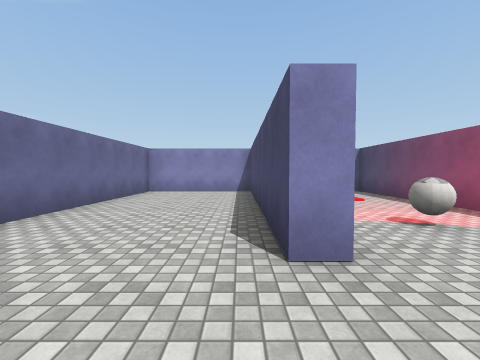
View 1 (above)

13 first-person views from a walk through a scene from a Unity 3-D project. The camera is 1.4 m above the floor, tilts 2° down and sees 90° across. The floor is counted in squares, 2 m on a side. Each view is taken from the middle of a square. On the plan, view 1 faces up. The plan holds only what a view shows up to about 9 squares ahead; the rest is blank. The place goes on beyond the plan. The player is left out. Surface patterns are stand-ins for the level's own textures.

View 2
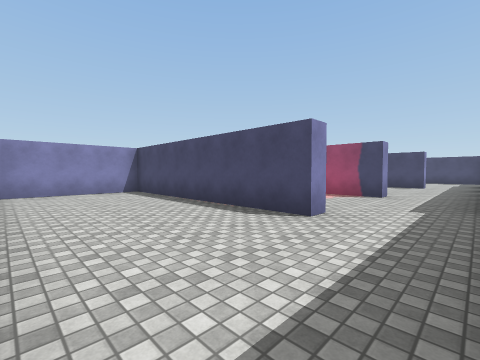

View 3
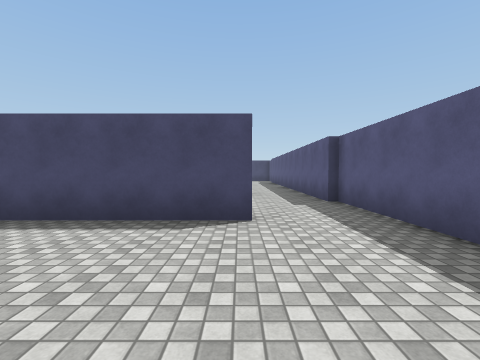

View 4
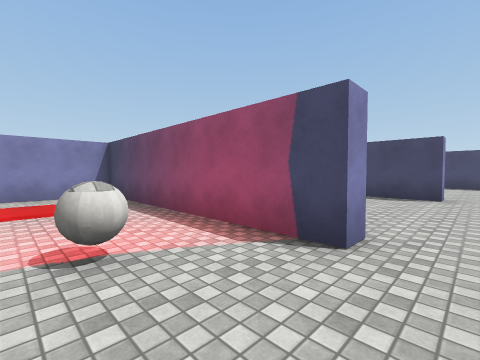

View 5
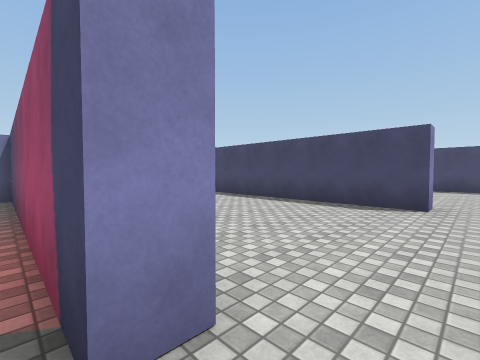

View 6
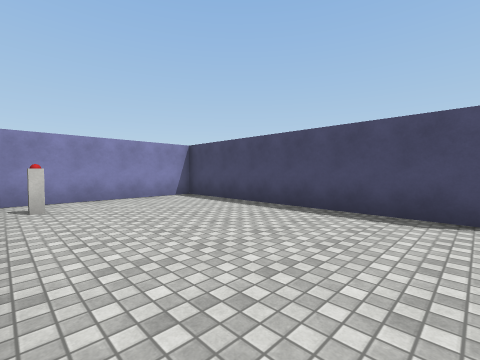

View 7
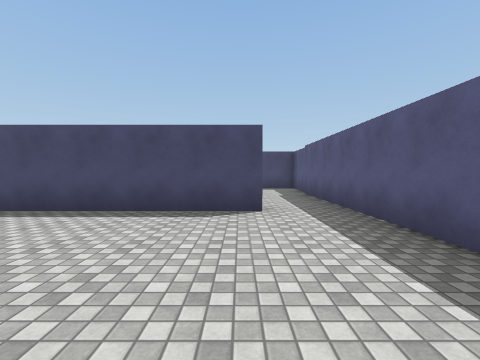

View 8
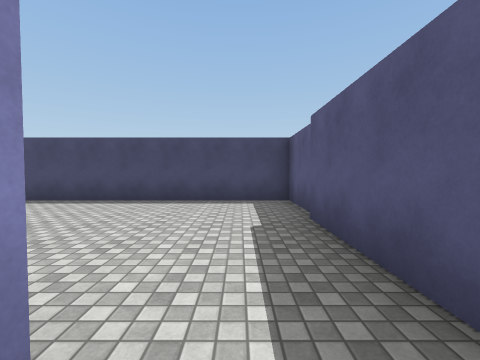

View 9
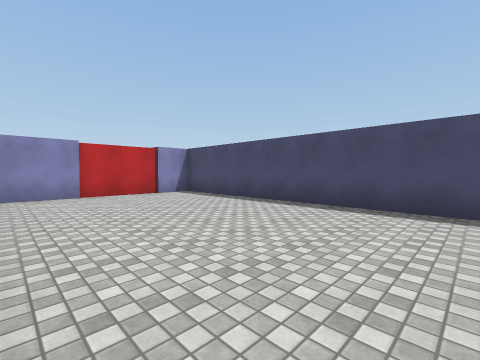

View 10
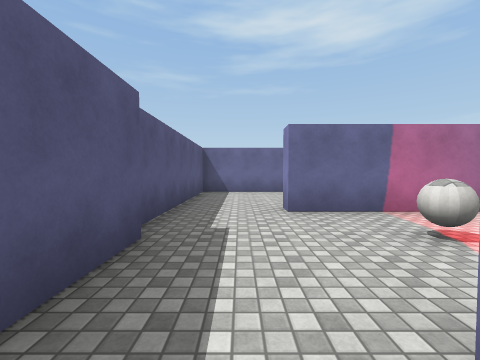

View 11
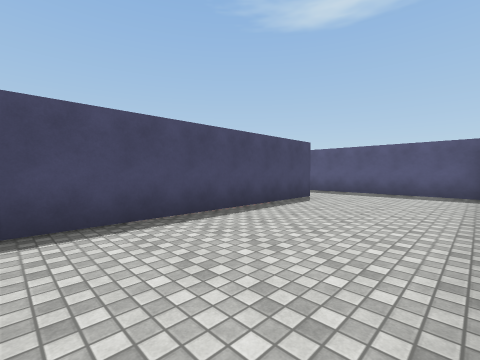

View 12
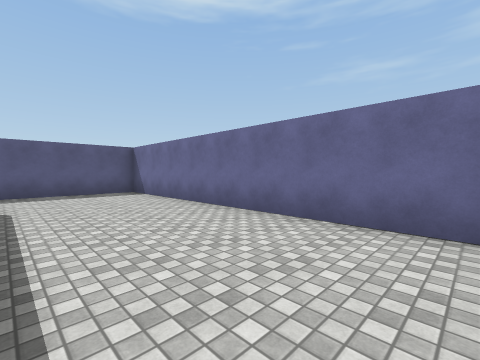

View 13
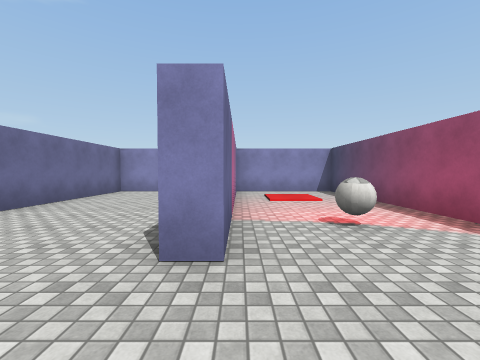

### Floor plan
Ten units are one square. View 1 is at (0, 0); x grows to the right and y downward. Boxes are objects, and circles mark ways between rooms. Rooms are numbered by the first view taken in them; rooms with no view inside come last. Other rooms are left out.
<svg viewBox="-37 -89 190 97">
<path fill="none" stroke="#000" d="M4 -18 4 -84 -32 -84 -32 3 5 3M9 -62 9 -18 4 -18M48 -18 42 -18 42 -84 9 -84M25 0 45 0M5 3 25 3M92 -16 92 -84 49 -84M45 0 94 0M98 -16 92 -16M130 3 148 3 148 -84 100 -84M94 0 126 0"/>
<rect x="15" y="-35" width="10" height="10" fill="#bbb"><title>other object</title></rect>
<rect x="45" y="-75" width="10" height="10" fill="#bbb"><title>other object</title></rect>
<circle cx="10" cy="-5" r="3" fill="#2a7"/>
<circle cx="40" cy="-10" r="3" fill="#2a7"/>
<circle cx="90" cy="-10" r="3" fill="#2a7"/>
<text x="-20" y="-40">1</text>
<text x="20" y="-40">2</text>
<text x="70" y="-40">3</text>
<text x="120" y="-50">4</text>
</svg>
Room 1 opens to room 2. Room 2 opens to room 3. Room 3 opens to room 4.

Where each view was taken, in squares from view 1:
view 1: 0 up, 0 right, facing up
view 2: 0 up, 3 left, facing up-right
view 3: 2 up, 3 left, facing right
view 4: 1 up, 2 right, facing up-right
view 5: 1 up, 4 right, facing up-right
view 6: 2 up, 5 right, facing up-right
view 7: 2 up, 5 right, facing right
view 8: 1 up, 9 right, facing right
view 9: 1 up, 10 right, facing up-right
view 10: 1 up, 5 right, facing left
view 11: 8 up, 3 left, facing down-right
view 12: 8 up, 0 right, facing down-left
view 13: 0 up, 1 right, facing up
